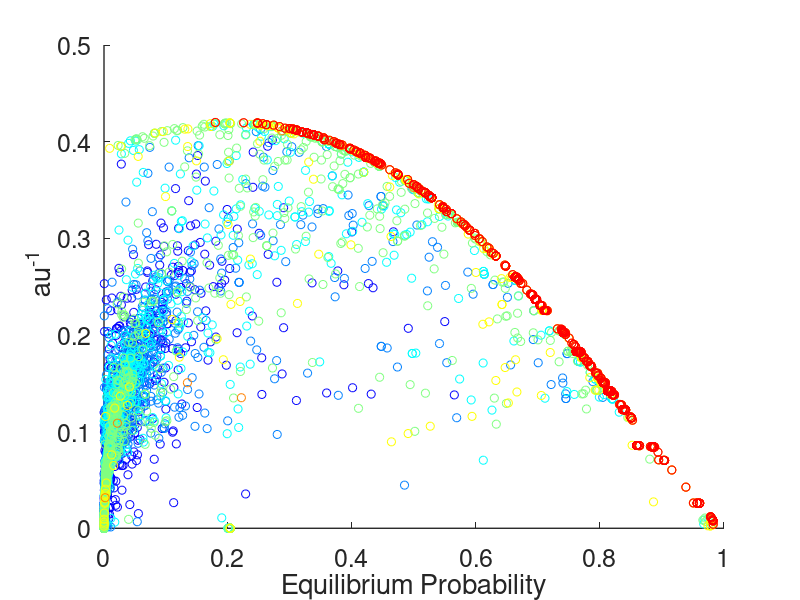
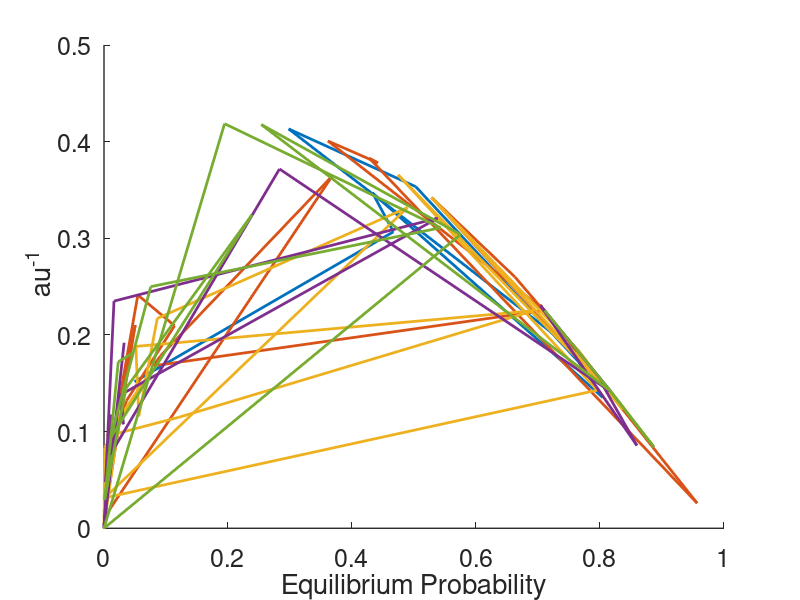
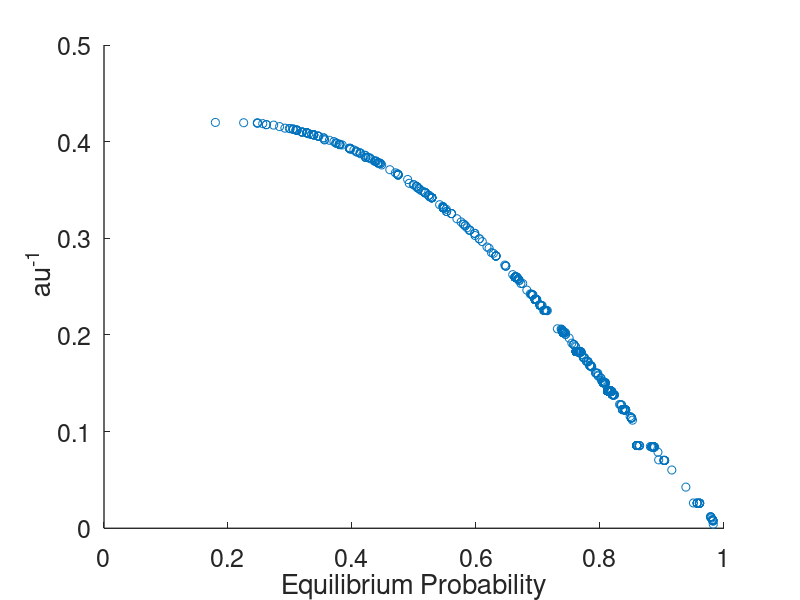

These figures' MATLAB source, in order: (Note: this script raises an error after producing the figures.)
%make a figure corresponding to the pareto movie for the triangle
clear;

%get the full data set. set parameters related to indexing
P = importdata("triangleMovie2.txt");
[m,n] = size(P);
pop_size = 1000;
gens = 40;

eq = zeros(gens,pop_size);
r = zeros(gens, pop_size);

for i = 1:gens
    ind = ((i-1)*pop_size + 1) : i*pop_size;
    eq(i,:) = P(ind,1);
    r(i,:) = P(ind,2);  
end

genp = 7;
co = jet(genp);

set(0,'DefaultLineLineWidth',2)
set(0,'DefaultAxesLineWidth',1)
set(0,'DefaultAxesFontSize',18)

%first figure, all points, every 2nd generation, color gradient
figure(1)
hold on
for i = 1:genp
    scatter(eq(4*i-3,:),r(4*i-3,:),[],co(i,:));
end
hold off
xlabel("Equilibrium Probability")
ylabel("\tau^{-1}")

%second figure - use less points, show the paths traced out
figure(2)
hold on
for i=1:100:500
    plot(eq(:,i),r(:,i))
end
hold off
xlabel("Equilibrium Probability")
ylabel("\tau^{-1}")

figure(3)
test = 25;
scatter(eq(test,:),r(test,:))
xlabel("Equilibrium Probability")
ylabel("\tau^{-1}")
title("Generation " + num2str(test))
axis([0,1,0,0.45])






